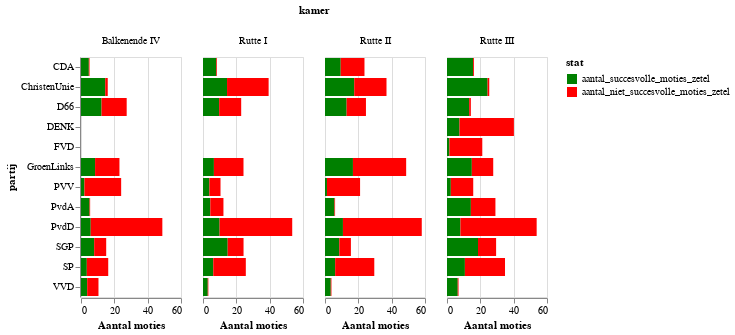

Notebook code for this chart:
### Markdown cell above
Over deze visualisatie ben ik erg tevreden. Het geeft in een oogopslag weer hoe succesvol partijen zijn geweest gedurende de jaren. Je ziet bijvoorbeeld de PVV, PvdD en SP als partijen met veel moties, maar weinig succesvolle. Hoewel de sommige partijen hiervan goede ideeen hebben, zijn ze in elk geval niet succesvol in ze door te voeren.

Bij de regeringspartijen is het opvallend hoe succesvol hun moties zijn. Waarschijnlijk omdat ze samen een meerderheid hebben en dus zo hun moties geaccepteerd krijgen.

### Code cell
chart = alt.Chart(party_perf).mark_bar().encode(
    column='kamer',
    x='value:Q',
    y='partij',
    color=alt.Color('stat',
                scale=alt.Scale(
        domain=['aantal_succesvolle_moties_zetel','aantal_niet_succesvolle_moties_zetel'],
        range=['green', 'red']))
).properties(width=100).transform_filter(alt.FieldOneOfPredicate(field='stat', oneOf=['aantal_succesvolle_moties_zetel','aantal_niet_succesvolle_moties_zetel']))
chart.encoding.x.title = 'Aantal moties'
chart

### Figure 1 — Vega-Lite specification as saved in the notebook (floating-point values rounded to 4 significant figures; data arrays with more than 128 entries replaced by an {"elided": "..."} marker saying what was removed)
{"config": {"view": {"continuousWidth": 400, "continuousHeight": 300}}, "data": {"name": "data-3ce1d689973c82eb32c535a1631ba0ab"}, "mark": "bar", "encoding": {"color": {"type": "nominal", "field": "stat", "scale": {"domain": ["aantal_succesvolle_moties_zetel", "aantal_niet_succesvolle_moties_zetel"], "range": ["green", "red"]}}, "column": {"type": "nominal", "field": "kamer"}, "x": {"type": "quantitative", "field": "value", "title": "Aantal moties"}, "y": {"type": "nominal", "field": "partij"}}, "transform": [{"filter": {"field": "stat", "oneOf": ["aantal_succesvolle_moties_zetel", "aantal_niet_succesvolle_moties_zetel"]}}], "width": 100, "$schema": "https://vega.github.io/schema/vega-lite/v4.8.1.json", "datasets": {"data-3ce1d689973c82eb32c535a1631ba0ab": {"elided": "336 records"}}}
